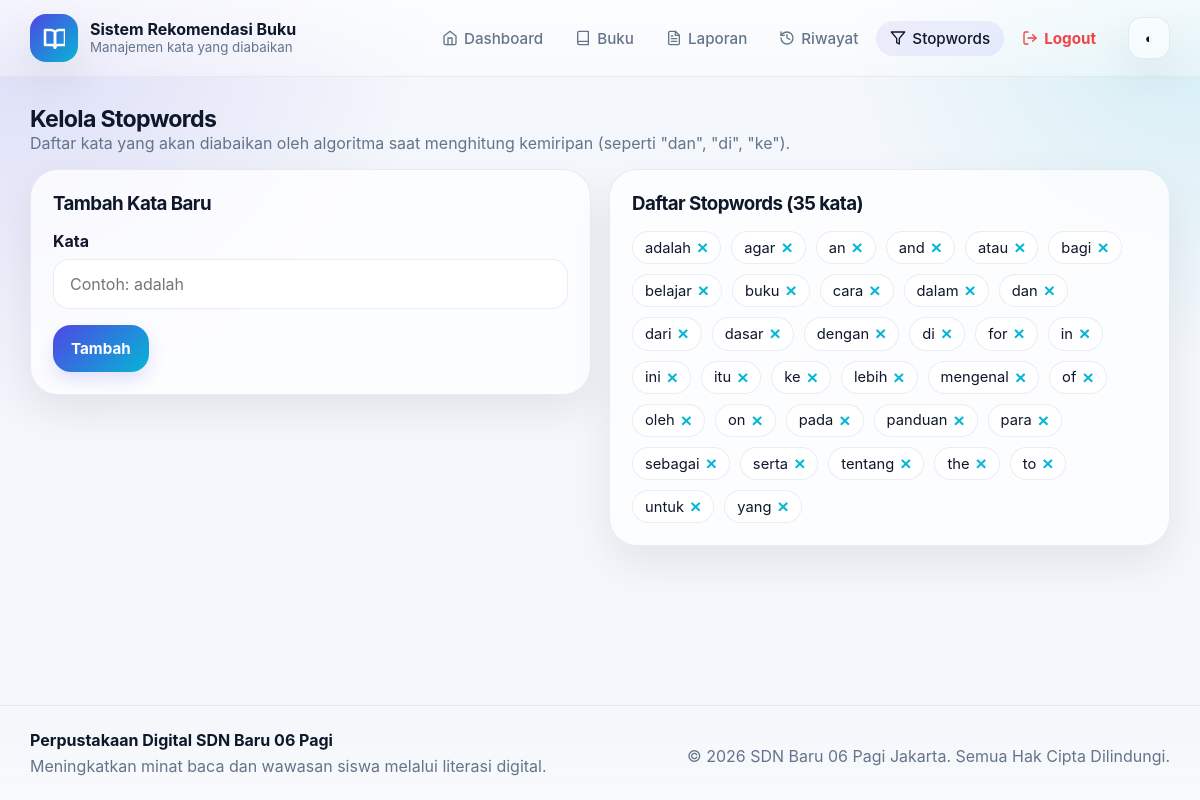
Page /admin/stopwords.php (signed in) on the committed database.
### tables this page shows
CREATE TABLE `stopwords` (
  `id` int(11) NOT NULL,
  `word` varchar(100) NOT NULL
);

### admin/stopwords.php (the view, shortened to what this page needs)
<?php
require_once __DIR__ . '/../includes/functions.php';
$conn = db();
$stopwords = [];
$result = $conn->query('SELECT * FROM stopwords ORDER BY word ASC');
if ($result) {
    while ($row = $result->fetch_assoc()) {
        $stopwords[] = $row;
    }
}
?>
<section class="container">
    <div class="section-head">
        <div>
            <h2>Kelola Stopwords</h2>
            <p>Daftar kata yang akan diabaikan oleh algoritma saat menghitung kemiripan (seperti "dan", "di", "ke").</p>
        </div>
    </div>
    <div class="detail-grid">
        <div class="panel">
            <div class="panel-body">
                <h3 style="margin-bottom:16px;">Tambah Kata Baru</h3>
                <form method="post" action="stopwords.php">
                    <div class="field">
                        <label for="word">Kata</label>
                        <input type="text" id="word" name="word" required placeholder="Contoh: adalah">
                    </div>
                    <button type="submit" class="btn btn-primary">Tambah</button>
                </form>
            </div>
        </div>
        <div class="panel">
            <div class="panel-body">
                <h3 style="margin-bottom:16px;">Daftar Stopwords (<?= count($stopwords); ?> kata)</h3>
                <div class="chips" style="margin-top: 16px;">
                    <?php if (!$stopwords): ?>
                        <p class="helper">Belum ada stopwords.</p>
                    <?php else: ?>
                        <?php foreach ($stopwords as $sw): ?>
                            <form method="post" action="stopwords.php" style="display:inline-block; margin:0;">
                                <div class="chip" style="display:flex; align-items:center; gap:6px; padding: 6px 12px;">
                                    <?= e($sw['word']); ?>
                                    <button type="submit" onclick="return confirm('Hapus kata ini?')" style="background:none; border:none; cursor:pointer; color:var(--primary-2); padding:0; font-weight:bold; font-size:1.2rem; line-height:1; display:flex;">&times;</button>
                                </div>
                            </form>
                        <?php endforeach; ?>
                    <?php endif; ?>
                </div>
            </div>
        </div>
    </div>
</section>

### assets/css/style.css (style rules this page uses)
:root { --bg: #f4f7fb; --bg-2: #ffffff; --text: #0f172a; --muted: #64748b; --primary: #4f46e5; --primary-2: #06b6d4; --border: rgba(148, 163, 184, 0.2); --shadow: 0 18px 45px rgba(15, 23, 42, 0.08); --shadow-strong: 0 24px 60px rgba(15, 23, 42, 0.14); --card: rgba(255, 255, 255, 0.75); --glass: rgba(255, 255, 255, 0.55); --chip: rgba(79, 70, 229, 0.08); }
* { box-sizing: border-box; }
html { scroll-behavior: smooth; }
body { margin: 0; font-family: Inter, system-ui, -apple-system, BlinkMacSystemFont, "Segoe UI", sans-serif; background: radial-gradient(circle at top left, rgba(79, 70, 229, 0.15), transparent 30%), radial-gradient(circle at top right, rgba(6, 182, 212, 0.14), transparent 25%), var(--bg); color: var(--text); min-height: 100vh; display: flex; flex-direction: column; }
.container { width: 95%; max-width: 1800px; margin: 0 auto; }
.btn { border: 0; border-radius: 18px; padding: 14px 18px; font-family: inherit; font-size: 0.95rem; font-weight: 700; cursor: pointer; transition: transform 180ms ease, box-shadow 180ms ease, opacity 180ms ease; display: inline-flex; align-items: center; justify-content: center; gap: 8px; }
.btn-primary { color: white; background: linear-gradient(135deg, var(--primary), var(--primary-2)); box-shadow: 0 8px 16px rgba(79, 70, 229, 0.15); }
.chips { display: flex; flex-wrap: wrap; gap: 10px; margin-top: 14px; }
.chip { border-radius: 999px; padding: 10px 14px; border: 1px solid var(--border); background: var(--bg-2); color: var(--text); font-size: 0.92rem; cursor: pointer; }
.section-head { display: flex; align-items: end; justify-content: space-between; gap: 12px; margin-bottom: 16px; }
.section-head h2, .section-head h3 { margin: 0; font-size: 1.45rem; letter-spacing: -0.03em; }
.section-head p { margin: 0; color: var(--muted); max-width: none; }
.detail-grid { display: flex; flex-wrap: wrap; gap: 18px; align-items: flex-start; }
.detail-grid > * { flex: 1 1 320px; }
.panel { border-radius: 28px; border: 1px solid var(--border); background: var(--card); box-shadow: var(--shadow); overflow: hidden; }
.panel-body { padding: 22px; }
.panel h2, .panel h3 { margin-top: 0; letter-spacing: -0.03em; }
.field { display: grid; gap: 8px; margin-bottom: 16px; }
.field label { font-weight: 700; }
.field input, .field textarea, .field select { width: 100%; border-radius: 16px; border: 1px solid var(--border); padding: 14px 16px; background: var(--bg-2); color: var(--text); font: inherit; outline: none; }

### rows in the picture
stopwords: word "adalah"
stopwords: word "agar"
stopwords: word "an"
stopwords: word "and"
stopwords: word "atau"
stopwords: word "bagi"
stopwords: word "belajar"
stopwords: word "buku"
stopwords: word "cara"
stopwords: word "dalam"
stopwords: word "dan"
stopwords: word "dari"
stopwords: word "dasar"
stopwords: word "dengan"
stopwords: word "di"
stopwords: word "for"
stopwords: word "in"
stopwords: word "ini"
stopwords: word "itu"
stopwords: word "ke"
stopwords: word "lebih"
stopwords: word "mengenal"
stopwords: word "of"
stopwords: word "oleh"
stopwords: word "on"
stopwords: word "pada"
stopwords: word "panduan"
stopwords: word "para"
stopwords: word "sebagai"
stopwords: word "serta"
stopwords: word "tentang"
stopwords: word "the"
stopwords: word "to"
stopwords: word "untuk"
stopwords: word "yang"

### other values in the picture
APP_NAME "Sistem Rekomendasi Buku"
$subtitle "Manajemen kata yang diabaikan"
$item['label'] "Dashboard"
$item['label'] "Buku"
$item['label'] "Laporan"
$item['label'] "Riwayat"
$item['label'] "Stopwords"
$item['label'] "Logout"
count($stopwords) "35"
